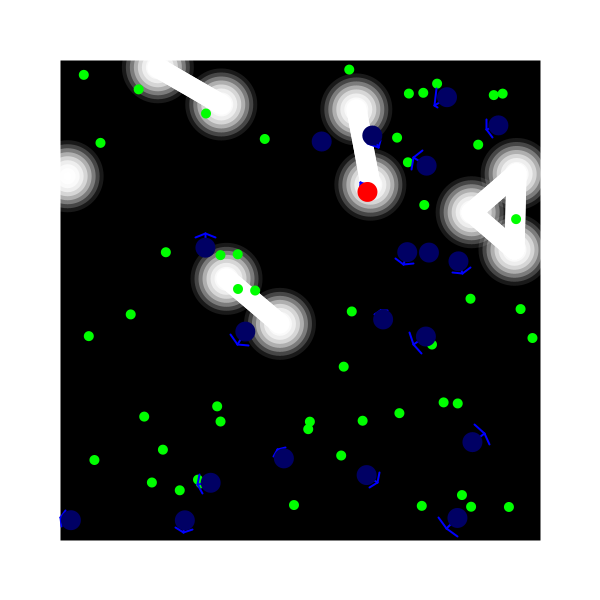
Frame 1 (no input)
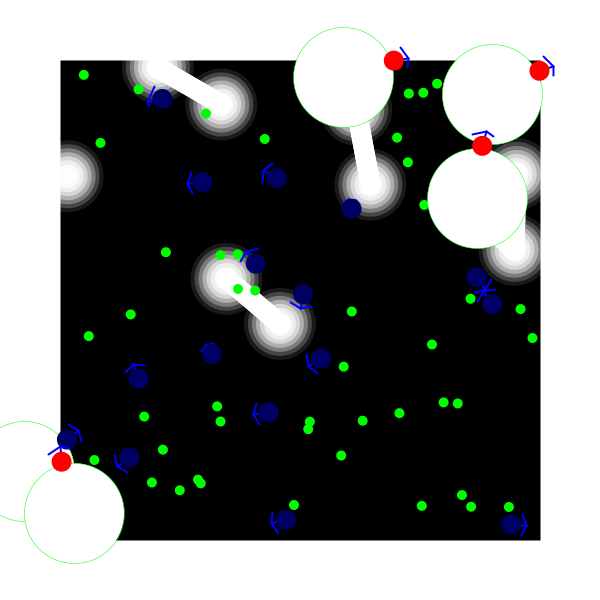
Frame 60 (the mouse pressed at the canvas centre just before this capture)
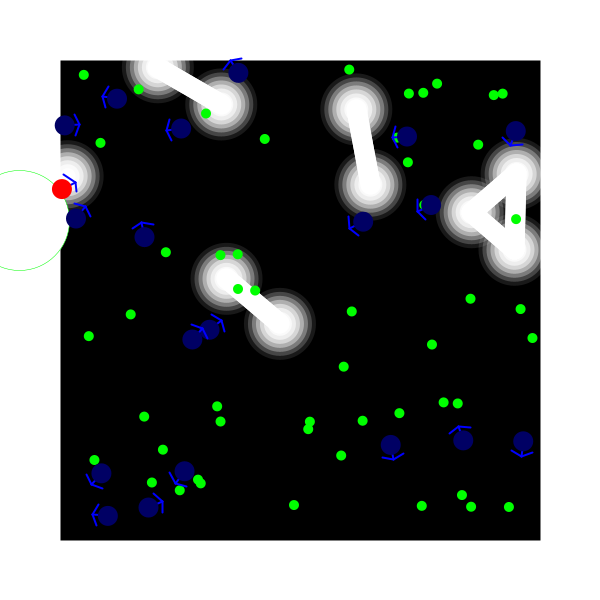
Frame 120 (the mouse held since frame 60 and released just before this capture)

The Processing sketch that drew these frames (run headless with seeded random() and noise(); from frame 60 on, the mouse is pressed at the canvas centre):

// Processing sketch: processing_153011
// ── processing_153011.pde

//simple Braitemberg agent simulation
//
//Andrea Vannini
//
// http://andreaarch.wordpress.com

mazePeople [] peop;
agent [] ants;
People [] ppl;

float border = 60;
int numPeople = 10;
int numAnt = 20;

void setup()
{
  size(600,600);
  background(0);
  //setup people
  peop = new mazePeople[numPeople];
  ppl = new People [50];
  for(int i = 0; i < peop.length; i++)
  {
    peop[i] = new mazePeople(random(border,width-border),random(border,height-border));
  }

  for(int i = 0; i < ppl.length; i++)
  {
    PVector position = new PVector (random(border,width-border),random(border,height-border));
    ppl[i] = new People(position);
  }
  //setup agents

  ants = new agent [numAnt];
  for(int i = 0; i < ants.length; i++)
  {
    PVector position = new PVector (random(border,width-border),random(border,height-border));
    ants [i] = new agent (position,0.05,3.0);
  }
}

void draw()
{
  background(0);
  //boundaries
  noFill();
  stroke(255);
  strokeWeight(2*border);
  rect(0,0,width,height);
  noStroke();
  //people
  for(int i = 0; i < peop.length; i++)
  { 
    peop[i].draw();
  }
  for(int i = 0; i < peop.length; i++)
  {
    for(int j = 0; j < peop.length; j++)
    {
      if(i != j)
      {
        float distance = sqrt(sq(peop[j].posX-peop[i].posX)+sq(peop[j].posY-peop[i].posY));
        if (distance < 100)
        {
          stroke(255);
          strokeWeight(20);
          line(peop[j].posX,peop[j].posY,peop[i].posX,peop[i].posY);
        }
      }
    }
  }
    for(int i = 0; i < ppl.length; i++)
  {
    ppl[i].draw();
    
  }
  
    //agents communication
  for(int i = 0; i < ants.length; i++)
  {
    ants[i].communication();
  }
  
  //load the background to pixel array
  loadPixels();

  //agents
  for(int i = 0; i < ants.length; i++)
  {
    ants[i].update();
    ants[i].draw();
  }
}

void mouseClicked()
{
  setup();
}
class agent
{
  PVector pos;
  PVector vel;
  PVector acc;
  PVector sensorLeft;
  float ddlx, ddly; 
  PVector sensorRight;
  float ddrx, ddry;
  float radius;
  float maxForce;
  float maxSpeed;
  float sensPosRatio = 5;
  float theta;
  int piFrac = 4;
  boolean redLight = false;
  boolean whiteLight = false;
  agent(PVector pos_, float mFo, float mSp)
  {
    acc = new PVector(0,0);
    vel = new PVector(random(-3,3),random(-3,3));
    pos = pos_.get();
    radius = 20.0;
    maxForce = mFo;
    maxSpeed = mSp;
    theta = vel.heading2D() + radians(90);
    ddlx= vel.x*cos(PI/piFrac) - vel.y*sin(PI/piFrac);
    ddly = vel.x*sin(PI/piFrac) + vel.y*cos(PI/piFrac);
    ddrx= vel.x*cos(-PI/piFrac) - vel.y*sin(-PI/piFrac);
    ddry = vel.x*sin(-PI/piFrac) + vel.y*cos(-PI/piFrac);
    sensorLeft = new PVector(ddlx,ddly);
    sensorRight = new PVector(ddrx,ddry);
  }

  void update()
  {
    ddlx= vel.x*cos(PI/piFrac) - vel.y*sin(PI/piFrac);
    ddly = vel.x*sin(PI/piFrac) + vel.y*cos(PI/piFrac);
    ddrx= vel.x*cos(-PI/piFrac) - vel.y*sin(-PI/piFrac);
    ddry = vel.x*sin(-PI/piFrac) + vel.y*cos(-PI/piFrac);
    sensorLeft = new PVector(ddlx,ddly);
    sensorRight = new PVector(ddrx,ddry);
    behaviour();
    vel.add(acc);
    vel.limit(maxSpeed);
    if(vel.mag() < 0.1)vel.mult(10);
    /*
    if(vel.mag() == 0.0)
     {
     PVector ifStops = new PVector (1,1);
     vel.add(ifStops);
     }
     */
    pos.add(vel);
    acc.mult(0);
    theta = vel.heading2D() + radians(90);
    //bounce();
  }

  void behaviour()  
  {
    color colLeft = pixels[int(pos.x+sensorLeft.x*sensPosRatio)+int(pos.y+sensorLeft.y*sensPosRatio)*width];
    color colRight = pixels[int(pos.x+sensorRight.x*sensPosRatio)+int(pos.y+sensorRight.y*sensPosRatio)*width];
    float pixelBrigthLeft = brightness(colLeft);
    float pixelBrigthRight = brightness(colRight);

    if (pixelBrigthLeft > 200 && !(pixelBrigthRight > 200))
    {
      PVector turnLeft = new PVector (sensorRight.x,sensorRight.y);
      turnLeft.normalize();
      acc.add(turnLeft);
    }
    if (pixelBrigthRight > 200 && !(pixelBrigthLeft > 200))
    {
      PVector turnRight = new PVector (sensorLeft.x,sensorLeft.y);
      turnRight.normalize();
      acc.add(turnRight);
    }

    if (pixelBrigthRight > 200 && pixelBrigthLeft > 200)
    {
      whiteLight = true;
      redLight = true;
      PVector turnRight = new PVector (sensorLeft.x,sensorLeft.y);
      turnRight.normalize();
      acc.add(turnRight);
      //PVector stop = new PVector (-vel.x/2,-vel.y/2);
      //vel.add(stop);
    }
    
    if (pixelBrigthRight < 200 && pixelBrigthLeft < 200)
    {
      whiteLight = false;
      redLight = false;
 
      //PVector turnRight = new PVector (sensorLeft.x,sensorLeft.y);
      //turnRight.normalize();
      //acc.add(turnRight);
      if(vel.mag() == 0.0)
      {
        PVector ifStops = new PVector (random(-3,3),random(-3,3));
        vel.add(ifStops);
      }
    }
    
    if(random(0,1) > 0.8)
    {
      acc.mult(5);
    }
  }

  void draw()
  {
    pushMatrix();
    translate(pos.x,pos.y);
    stroke(0,0,255);
    strokeWeight(2);
    line(sensorLeft.x*sensPosRatio,sensorLeft.y*sensPosRatio,vel.x*sensPosRatio,vel.y*sensPosRatio);
    line(sensorRight.x*sensPosRatio,sensorRight.y*sensPosRatio,vel.x*sensPosRatio,vel.y*sensPosRatio);
    line(0,0,vel.x*sensPosRatio,vel.y*sensPosRatio);
    //        line(sensorLeft.x,sensorLeft.y,0,0);
    //    line(sensorRight.x,sensorRight.y,0,0);
    noStroke();
    if(redLight)fill(255,0,0);
    else 
    {
      fill(0,0,100);
    }
    ellipse(0,0,20,20);
    popMatrix();
  }

  void bounce()
  {
    if (pos.x <= 20 && vel.x < 0)
      vel.x = -vel.x;
    if (pos.y <= 20 && vel.y < 0)
      vel.y = -vel.y;
    if (pos.x >= width-20 && vel.x > 0)
      vel.x = -vel.x;
    if (pos.y >= height-20 && vel.y > 0)
      vel.y = -vel.y;
  }
  void communication()
  {
    if(whiteLight)
    {
      fill(255,2551,255);
      stroke(0,255,0);
      strokeWeight(0.5);
      pushMatrix();
      float velMag = vel.mag();
      translate(pos.x-vel.x*50/velMag,pos.y-vel.y*50/velMag);
      ellipse(0,0,100,100);
      popMatrix();
    }
  }
}

class mazePeople
{
  float posX;
  float posY;
  int step;
  float sizeEll;

  mazePeople(float posX_, float posY_)
  {
    posX = posX_;
    posY = posY_;
    step = 10;
    sizeEll = 80;
  }

  void move()
  {
    if(dist(mouseX, mouseY, posX, posY)<sizeEll/2)
    {
      posX = mouseX;
      posY = mouseY;
    }
  }

  void draw()
  {
    for(int i = 0; i < step; ++i)
    {
      fill(255,255/step*(i+1));
      ellipse(posX,posY,sizeEll-sizeEll/step*(i+1),sizeEll-sizeEll/step*(i+1));
    }
  }
}

class People
{
  PVector pos;
  PVector vel;
  PVector acc;
  People(PVector pos_)
  {
    acc = new PVector(0,0);
    vel = new PVector(random(-3,3),random(-3,3));
    pos = pos_.get();
  }
  void move()
  {
    if(random(0,10)>2) acc.x = 1;
    else acc.y = 0;
        if(random(0,10)>2) acc.y = 1;
    else acc.y = 0;
    vel.add(acc);
    vel.limit(3);
    pos.add(vel);
    bounce();
  }
  
  void draw()
  {
    fill(0,255,0);
    noStroke();
    ellipse(pos.x,pos.y,10,10);
  }

  void bounce()
  {
    if (pos.x <= 20 && vel.x < 0)
      vel.x = -vel.x;
    if (pos.y <= 20 && vel.y < 0)
      vel.y = -vel.y;
    if (pos.x >= width-20 && vel.x > 0)
      vel.x = -vel.x;
    if (pos.y >= height-20 && vel.y > 0)
      vel.y = -vel.y;
  }
}
